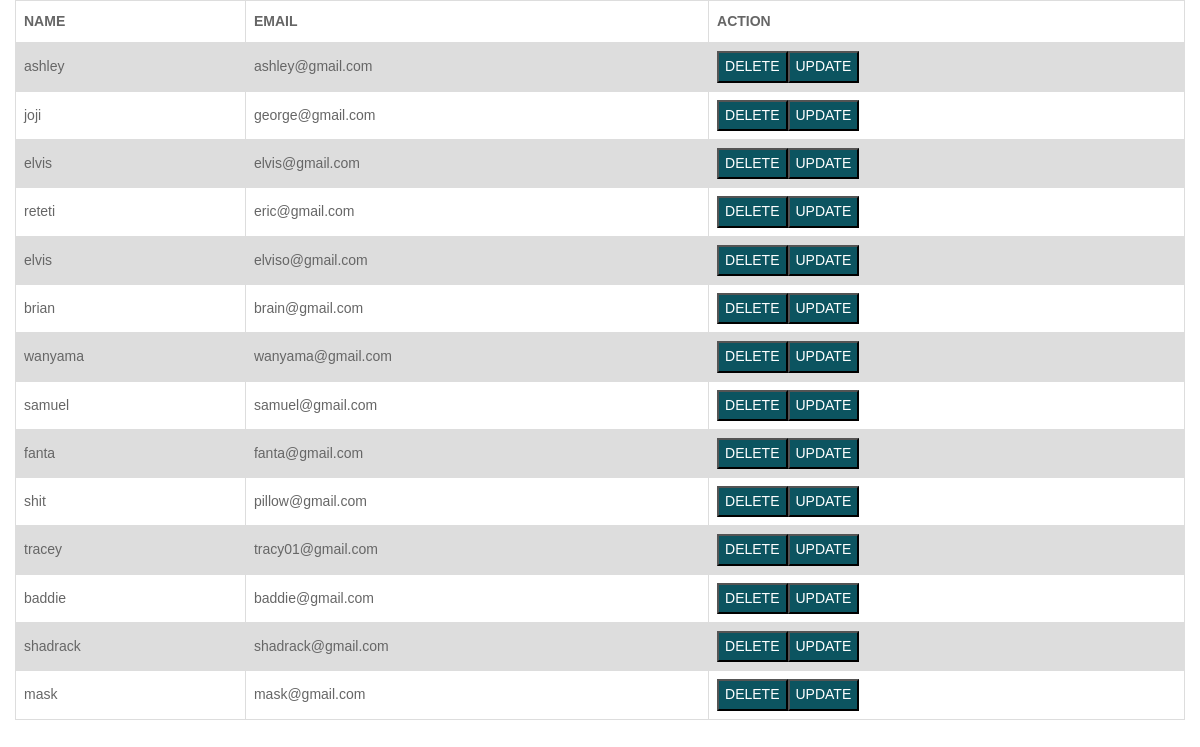
/users (signed in), run on the app's committed database.
### config.py (models this page shows)
class User(Model):
    name = CharField()
    email = CharField(unique=True)
    password = CharField()
    class Meta:
        database = db

### app.py (the view)
@app.route('/users')
def users():
    if not session.get("is_active"):
        return redirect(url_for("index"))
    users = User.select()
    return render_template('users.html',users=users)

### templates/users.html (shortened to what this page needs)
<!DOCTYPE html>
<html lang="en">
<head>
    <link rel="stylesheet" type="text/css" href="../static/css/bootstrap.min.css">
    <link rel="stylesheet" type="text/css" href="../static/css/style.css">
    <link rel="stylesheet" href="../static/css/responsive.css">
    <link rel="stylesheet" href="../static/css/jquery.mCustomScrollbar.min.css">
    <link rel="stylesheet" href="https://netdna.bootstrapcdn.com/font-awesome/4.0.3/css/font-awesome.css">
    <link rel="stylesheet" href="../static/css/owl.carousel.min.css">
    <link rel="stylesheet" href="../static/css/owl.theme.default.min.css">
    <link rel="stylesheet" href="https://cdnjs.cloudflare.com/ajax/libs/fancybox/2.1.5/jquery.fancybox.min.css" media="screen">
</head>
<body>
        <div class="col-sm-12">
        <div class="well">
            <table>
                <tr>
                  <td><b>NAME</b></td>
                  <td><b>EMAIL</b></td>
                  <td><b>ACTION</b></td>
                </tr>
        {% for user in users %}
                <tr>
                  <td>{{ user.name }}</td>
                  <td>{{ user.email }}</td>
                  <td><button class="actionbtn"><a href="delete/{{ user.id }}">DELETE</a> </button><button class="actionbtn"><a href="update/{{ user.id }}">UPDATE</a> </button></td>
                </tr>
        {% endfor %}
              </table>
        </div>
        </div>
</body>
</html>

### static/css/style.css (style rules this page uses)
* { box-sizing: border-box !important; transition: ease all 0.5s; }
html { scroll-behavior: smooth; }
body { color: #666666; font-size: 14px; font-family: 'Raleway', sans-serif;; line-height: 1.80857; font-weight: normal; overflow-x: hidden; }
a { color: #1f1f1f; text-decoration: none !important; outline: none !important; -webkit-transition: all .3s ease-in-out; -moz-transition: all .3s ease-in-out; -ms-transition: all .3s ease-in-out; -o-transition: all .3s ease-in-out; transition: all .3s ease-in-out; }
*, *::after, *::before { -webkit-box-sizing: border-box; -moz-box-sizing: border-box; box-sizing: border-box; }
a { color: #ffffff; text-decoration: none; outline: none !important; }

### templates/users.html (style rules this page uses)
table { font-family: arial, sans-serif; border-collapse: collapse; width: 100%; }
td, th { border: 1px solid #dddddd; text-align: left; padding: 8px; }
tr:nth-child(even) { background-color: #dddddd; }
.actionbtn { background-color: #0c5460; }

### data on the page
User: name "ashley", email "ashley@gmail.com"
User: name "joji", email "george@gmail.com"
User: name "elvis", email "elvis@gmail.com"
User: name "reteti", email "eric@gmail.com"
User: name "elvis", email "elviso@gmail.com"
User: name "brian", email "brain@gmail.com"
User: name "wanyama", email "wanyama@gmail.com"
User: name "samuel", email "samuel@gmail.com"
User: name "fanta", email "fanta@gmail.com"
User: name "shit", email "pillow@gmail.com"
User: name "tracey", email "tracy01@gmail.com"
User: name "baddie", email "baddie@gmail.com"
User: name "shadrack", email "shadrack@gmail.com"
User: name "mask", email "mask@gmail.com"
